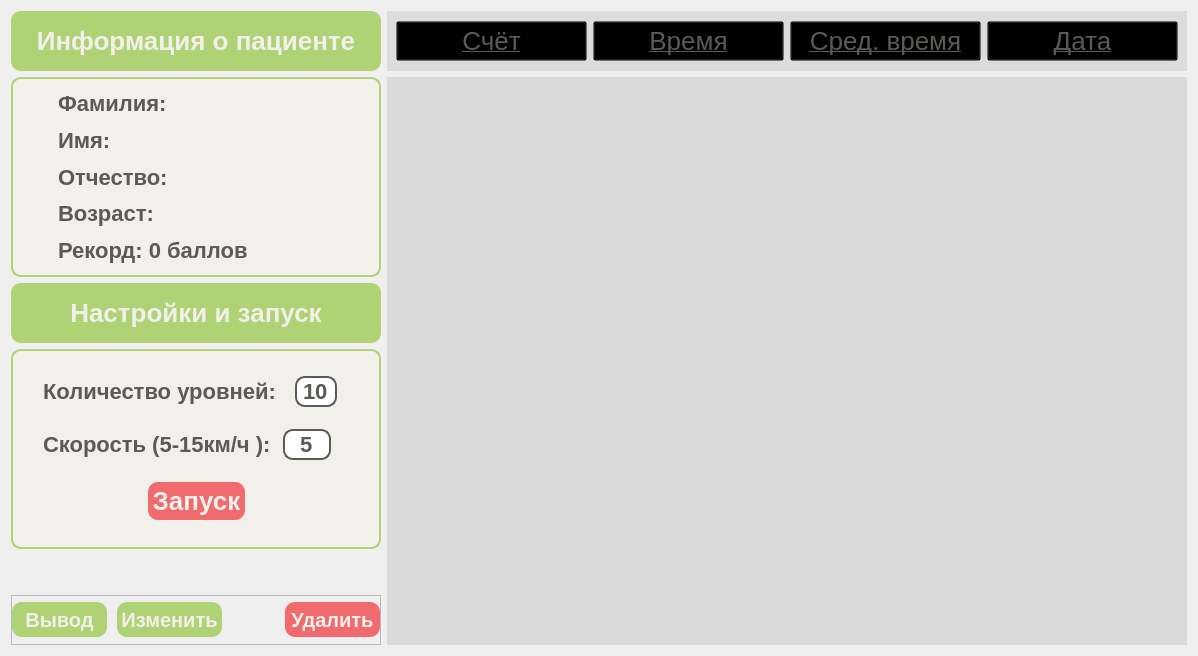
         <widget class="QWidget" name="page">
          <layout class="QHBoxLayout" name="horizontalLayout_7">
           <item>
            <layout class="QVBoxLayout" name="verticalLayout_4">
             <item>
              <widget class="QFrame" name="frame_4">
               <property name="minimumSize">
                <size>
                 <width>300</width>
                 <height>60</height>
                </size>
               </property>
               <property name="maximumSize">
                <size>
                 <width>370</width>
                 <height>60</height>
                </size>
               </property>
               <property name="styleSheet">
                <string notr="true">QFrame {
background-color: #afd275;
border: none;
border-radius: 10px;
}</string>
               </property>
               <property name="frameShape">
                <enum>QFrame::Shape::StyledPanel</enum>
               </property>
               <property name="frameShadow">
                <enum>QFrame::Shadow::Raised</enum>
               </property>
               <layout class="QHBoxLayout" name="horizontalLayout_4">
                <item>
                 <widget class="QLabel" name="label_2">
                  <property name="styleSheet">
                   <string notr="true">font-size: 26px;
font-weight: bold;
color: #f1f0eb;</string>
                  </property>
                  <property name="text">
                   <string>Информация о пациенте</string>
                  </property>
                  <property name="alignment">
                   <set>Qt::AlignmentFlag::AlignCenter</set>
                  </property>
                 </widget>
                </item>
               </layout>
              </widget>
             </item>
             <item>
              <widget class="QFrame" name="frame_2">
               <property name="minimumSize">
                <size>
                 <width>300</width>
                 <height>200</height>
                </size>
               </property>
               <property name="maximumSize">
                <size>
                 <width>370</width>
                 <height>200</height>
                </size>
               </property>
               <property name="styleSheet">
                <string notr="true">QFrame {
background-color: #f1f0eb;
border: 2px solid #afd275;
border-radius: 10px;
}</string>
               </property>
               <property name="frameShape">
                <enum>QFrame::Shape::StyledPanel</enum>
               </property>
               <property name="frameShadow">
                <enum>QFrame::Shadow::Raised</enum>
               </property>
               <layout class="QVBoxLayout" name="verticalLayout_2">
                <item>
                 <widget class="QLabel" name="label_info_ln">
                  <property name="styleSheet">
                   <string notr="true">font-size: 22px;
font-weight: bold;
color: #5b5a55;
border: none;
padding-left: 30px;</string>
                  </property>
                  <property name="text">
                   <string>Фамилия:</string>
                  </property>
                  <property name="alignment">
                   <set>Qt::AlignmentFlag::AlignLeading|Qt::AlignmentFlag::AlignLeft|Qt::AlignmentFlag::AlignVCenter</set>
                  </property>
                 </widget>
                </item>
                <item>
                 <widget class="QLabel" name="label_info_fn">
                  <property name="styleSheet">
                   <string notr="true">font-size: 22px;
font-weight: bold;
color: #5b5a55;
border: none;
padding-left: 30px;</string>
                  </property>
                  <property name="text">
                   <string>Имя:</string>
                  </property>
                  <property name="alignment">
                   <set>Qt::AlignmentFlag::AlignLeading|Qt::AlignmentFlag::AlignLeft|Qt::AlignmentFlag::AlignVCenter</set>
                  </property>
                 </widget>
                </item>
                <item>
                 <widget class="QLabel" name="label_info_acr">
                  <property name="styleSheet">
                   <string notr="true">font-size: 22px;
font-weight: bold;
color: #5b5a55;
border: none;
padding-left: 30px;</string>
                  </property>
                  <property name="text">
                   <string>Отчество:</string>
                  </property>
                  <property name="alignment">
                   <set>Qt::AlignmentFlag::AlignLeading|Qt::AlignmentFlag::AlignLeft|Qt::AlignmentFlag::AlignVCenter</set>
                  </property>
                 </widget>
                </item>
                <item>
                 <widget class="QLabel" name="label_info_age">
                  <property name="styleSheet">
                   <string notr="true">font-size: 22px;
font-weight: bold;
color: #5b5a55;
border: none;
padding-left: 30px;</string>
                  </property>
                  <property name="text">
                   <string>Возраст:</string>
                  </property>
                  <property name="alignment">
                   <set>Qt::AlignmentFlag::AlignLeading|Qt::AlignmentFlag::AlignLeft|Qt::AlignmentFlag::AlignVCenter</set>
                  </property>
                 </widget>
                </item>
                <item>
                 <widget class="QLabel" name="label_info_bs">
                  <property name="styleSheet">
                   <string notr="true">font-size: 22px;
font-weight: bold;
color: #5b5a55;
border: none;
padding-left: 30px;</string>
                  </property>
                  <property name="text">
                   <string>Рекорд: 0 баллов</string>
                  </property>
                  <property name="alignment">
                   <set>Qt::AlignmentFlag::AlignLeading|Qt::AlignmentFlag::AlignLeft|Qt::AlignmentFlag::AlignVCenter</set>
                  </property>
                 </widget>
                </item>
               </layout>
              </widget>
             </item>
             <item>
              <widget class="QFrame" name="frame_5">
               <property name="minimumSize">
                <size>
                 <width>300</width>
                 <height>60</height>
                </size>
               </property>
               <property name="maximumSize">
                <size>
                 <width>370</width>
                 <height>60</height>
                </size>
               </property>
               <property name="styleSheet">
                <string notr="true">QFrame {
background-color: #afd275;
border: none;
border-radius: 10px;
}</string>
               </property>
               <property name="frameShape">
                <enum>QFrame::Shape::StyledPanel</enum>
               </property>
               <property name="frameShadow">
                <enum>QFrame::Shadow::Raised</enum>
               </property>
               <layout class="QHBoxLayout" name="horizontalLayout_5">
                <item>
                 <widget class="QLabel" name="label_7">
                  <property name="styleSheet">
                   <string notr="true">font-size: 26px;
font-weight: bold;
color: #f1f0eb;</string>
                  </property>
                  <property name="text">
                   <string>Настройки и запуск</string>
                  </property>
                  <property name="alignment">
                   <set>Qt::AlignmentFlag::AlignCenter</set>
                  </property>
                 </widget>
                </item>
               </layout>
              </widget>
             </item>
             <item>
              <widget class="QFrame" name="frame_6">
               <property name="minimumSize">
                <size>
                 <width>300</width>
                 <height>200</height>
                </size>
               </property>
               <property name="maximumSize">
                <size>
                 <width>370</width>
                 <height>200</height>
                </size>
               </property>
               <property name="styleSheet">
                <string notr="true">QFrame {
background-color: #f1f0eb;
border: 2px solid #afd275;
border-radius: 10px;
}</string>
               </property>
               <property name="frameShape">
                <enum>QFrame::Shape::StyledPanel</enum>
               </property>
               <property name="frameShadow">
                <enum>QFrame::Shadow::Raised</enum>
               </property>
               <layout class="QVBoxLayout" name="verticalLayout_3">
                <item>
                 <layout class="QHBoxLayout" name="horizontalLayout_3">
                  <item>
                   <widget class="QLabel" name="label_8">
                    <property name="styleSheet">
                     <string notr="true">font-size: 22px;
font-weight: bold;
color: #5b5a55;
border: none;
margin-left: 15px;</string>
                    </property>
                    <property name="text">
                     <string>Количество уровней: </string>
                    </property>
                    <property name="alignment">
                     <set>Qt::AlignmentFlag::AlignLeading|Qt::AlignmentFlag::AlignLeft|Qt::AlignmentFlag::AlignVCenter</set>
                    </property>
                   </widget>
                  </item>
                  <item>
                   <widget class="QLineEdit" name="lineEdit">
                    <property name="maximumSize">
                     <size>
                      <width>50</width>
                      <height>16777215</height>
                     </size>
                    </property>
                    <property name="styleSheet">
                     <string notr="true">color: #5b5a55;
border: none;
font-size: 22px;
font-weight: bold;
border:2px solid #5b5a55;
border-radius: 10px</string>
                    </property>
                    <property name="inputMethodHints">
                     <set>Qt::InputMethodHint::ImhDigitsOnly|Qt::InputMethodHint::ImhNoTextHandles</set>
                    </property>
                    <property name="text">
                     <string>10</string>
                    </property>
                    <property name="maxLength">
                     <number>2</number>
                    </property>
                    <property name="alignment">
                     <set>Qt::AlignmentFlag::AlignCenter</set>
                    </property>
                    <property name="placeholderText">
                     <string> 10</string>
                    </property>
                   </widget>
                  </item>
                  <item>
                   <spacer name="horizontalSpacer_4">
                    <property name="orientation">
                     <enum>Qt::Orientation::Horizontal</enum>
                    </property>
                    <property name="sizeHint" stdset="0">
                     <size>
                      <width>40</width>
                      <height>20</height>
                     </size>
                    </property>
                   </spacer>
                  </item>
                 </layout>
                </item>
                <item>
                 <layout class="QHBoxLayout" name="horizontalLayout_9">
                  <item>
                   <widget class="QLabel" name="label_11">
                    <property name="styleSheet">
                     <string notr="true">font-size: 22px;
font-weight: bold;
color: #5b5a55;
border: none;
margin-left: 15px;</string>
                    </property>
                    <property name="text">
                     <string>Скорость (5-15км/ч ):</string>
                    </property>
                    <property name="alignment">
                     <set>Qt::AlignmentFlag::AlignLeading|Qt::AlignmentFlag::AlignLeft|Qt::AlignmentFlag::AlignVCenter</set>
                    </property>
                   </widget>
                  </item>
                  <item>
                   <widget class="QLineEdit" name="lineEdit_2">
                    <property name="maximumSize">
                     <size>
                      <width>50</width>
                      <height>16777215</height>
                     </size>
                    </property>
                    <property name="styleSheet">
                     <string notr="true">color: #5b5a55;
border: none;
font-size: 22px;
font-weight: bold;
border:2px solid #5b5a55;
border-radius: 10px</string>
                    </property>
                    <property name="inputMethodHints">
                     <set>Qt::InputMethodHint::ImhDigitsOnly|Qt::InputMethodHint::ImhNoTextHandles</set>
                    </property>
                    <property name="text">
                     <string>5</string>
                    </property>
                    <property name="maxLength">
                     <number>2</number>
                    </property>
                    <property name="alignment">
                     <set>Qt::AlignmentFlag::AlignCenter</set>
                    </property>
                    <property name="placeholderText">
                     <string>5</string>
                    </property>
                   </widget>
                  </item>
                  <item>
                   <spacer name="horizontalSpacer_5">
                    <property name="orientation">
                     <enum>Qt::Orientation::Horizontal</enum>
                    </property>
                    <property name="sizeHint" stdset="0">
                     <size>
                      <width>40</width>
                      <height>20</height>
                     </size>
                    </property>
                   </spacer>
                  </item>
                 </layout>
                </item>
                <item>
                 <layout class="QHBoxLayout" name="horizontalLayout_6">
                  <item>
                   <spacer name="horizontalSpacer_3">
                    <property name="orientation">
                     <enum>Qt::Orientation::Horizontal</enum>
                    </property>
                    <property name="sizeHint" stdset="0">
                     <size>
                      <width>40</width>
                      <height>20</height>
                     </size>
                    </property>
                   </spacer>
                  </item>
                  <item>
                   <widget class="QPushButton" name="btn_start">
                    <property name="minimumSize">
                     <size>
                      <width>95</width>
                      <height>0</height>
                     </size>
                    </property>
                    <property name="cursor">
                     <cursorShape>PointingHandCursor</cursorShape>
                    </property>
                    <property name="styleSheet">
                     <string notr="true">QPushButton {
padding: 4px;
background-color: #f16a6d;
font-size: 26px;
font-weight: bold;
border-radius: 10px;
color: #f1f0eb;
}

QPushButton:hover {
color: rgba(255,255,255, 90);
}</string>
                    </property>
                    <property name="text">
                     <string>Запуск</string>
                    </property>
                   </widget>
                  </item>
                  <item>
                   <spacer name="horizontalSpacer_2">
                    <property name="orientation">
                     <enum>Qt::Orientation::Horizontal</enum>
                    </property>
                    <property name="sizeHint" stdset="0">
                     <size>
                      <width>40</width>
                      <height>20</height>
                     </size>
                    </property>
                   </spacer>
                  </item>
                 </layout>
                </item>
               </layout>
              </widget>
             </item>
             <item>
              <spacer name="verticalSpacer_2">
               <property name="orientation">
                <enum>Qt::Orientation::Vertical</enum>
               </property>
               <property name="sizeHint" stdset="0">
                <size>
                 <width>20</width>
                 <height>40</height>
                </size>
               </property>
              </spacer>
             </item>
             <item>
              <widget class="QFrame" name="frame_8">
               <property name="minimumSize">
                <size>
                 <width>200</width>
                 <height>50</height>
                </size>
               </property>
               <property name="maximumSize">
                <size>
                 <width>370</width>
                 <height>16777215</height>
                </size>
               </property>
               <property name="frameShape">
                <enum>QFrame::Shape::StyledPanel</enum>
               </property>
               <property name="frameShadow">
                <enum>QFrame::Shadow::Raised</enum>
               </property>
               <layout class="QHBoxLayout" name="horizontalLayout_10">
                <property name="spacing">
                 <number>10</number>
                </property>
                <property name="leftMargin">
                 <number>0</number>
                </property>
                <property name="topMargin">
                 <number>0</number>
                </property>
                <property name="rightMargin">
                 <number>0</number>
                </property>
                <property name="bottomMargin">
                 <number>0</number>
                </property>
                <item>
                 <widget class="QPushButton" name="btn_export_table">
                  <property name="minimumSize">
                   <size>
                    <width>95</width>
                    <height>35</height>
                   </size>
                  </property>
                  <property name="cursor">
                   <cursorShape>PointingHandCursor</cursorShape>
                  </property>
                  <property name="styleSheet">
                   <string notr="true">QPushButton {
padding: 4px;
background-color:#afd275;
font-size: 20px;
font-weight: bold;
border-radius: 10px;
color: #f1f0eb;
}

QPushButton:hover {
color: rgba(255,255,255, 90);
}</string>
                  </property>
                  <property name="text">
                   <string>Вывод</string>
                  </property>
                 </widget>
                </item>
                <item>
                 <widget class="QPushButton" name="btn_refresh">
                  <property name="minimumSize">
                   <size>
                    <width>95</width>
                    <height>35</height>
                   </size>
                  </property>
                  <property name="cursor">
                   <cursorShape>PointingHandCursor</cursorShape>
                  </property>
                  <property name="styleSheet">
                   <string notr="true">QPushButton {
padding: 4px;
background-color: #afd275;
font-size: 20px;
font-weight: bold;
border-radius: 10px;
color: #f1f0eb;
}

QPushButton:hover {
color: rgba(255,255,255, 90);
}</string>
                  </property>
                  <property name="text">
                   <string>Изменить</string>
                  </property>
                 </widget>
                </item>
                <item>
                 <spacer name="horizontalSpacer_6">
                  <property name="orientation">
                   <enum>Qt::Orientation::Horizontal</enum>
                  </property>
                  <property name="sizeHint" stdset="0">
                   <size>
                    <width>40</width>
                    <height>20</height>
                   </size>
                  </property>
                 </spacer>
                </item>
                <item>
                 <widget class="QPushButton" name="btn_delete_user">
                  <property name="minimumSize">
                   <size>
                    <width>95</width>
                    <height>35</height>
                   </size>
                  </property>
                  <property name="cursor">
                   <cursorShape>PointingHandCursor</cursorShape>
                  </property>
                  <property name="styleSheet">
                   <string notr="true">QPushButton {
padding: 4px;
background-color: #f16a6d;
font-size: 20px;
font-weight: bold;
border-radius: 10px;
color: #f1f0eb;
}

QPushButton:hover {
color: rgba(255,255,255, 90);
}</string>
                  </property>
                  <property name="text">
                   <string>Удалить</string>
                  </property>
                 </widget>
                </item>
               </layout>
              </widget>
             </item>
            </layout>
           </item>
           <item>
            <layout class="QVBoxLayout" name="verticalLayout_7">
             <item>
              <widget class="QFrame" name="frame_7">
               <property name="minimumSize">
                <size>
                 <width>300</width>
                 <height>60</height>
                </size>
               </property>
               <property name="maximumSize">
                <size>
                 <width>16777215</width>
                 <height>60</height>
                </size>
               </property>
               <property name="styleSheet">
                <string notr="true">QFrame {
background-color:rgba(0, 0, 0, 0.08);
	border: none;;
}</string>
               </property>
               <property name="frameShape">
                <enum>QFrame::Shape::StyledPanel</enum>
               </property>
               <property name="frameShadow">
                <enum>QFrame::Shadow::Raised</enum>
               </property>
               <layout class="QHBoxLayout" name="horizontalLayout_11">
                <item>
                 <widget class="QPushButton" name="btn_score">
                  <property name="minimumSize">
                   <size>
                    <width>150</width>
                    <height>0</height>
                   </size>
                  </property>
                  <property name="maximumSize">
                   <size>
                    <width>16777215</width>
                    <height>16777215</height>
                   </size>
                  </property>
                  <property name="font">
                   <font>
                    <pointsize>-1</pointsize>
                    <underline>true</underline>
                   </font>
                  </property>
                  <property name="cursor">
                   <cursorShape>PointingHandCursor</cursorShape>
                  </property>
                  <property name="styleSheet">
                   <string notr="true">QPushButton {
padding: 4px;
font-size: 26px;
background-color: transparent;
color: #5b5a55;
}

QPushButton:hover {
color: #919089;
}</string>
                  </property>
                  <property name="text">
                   <string>Счёт</string>
                  </property>
                 </widget>
                </item>
                <item>
                 <widget class="QPushButton" name="btn_ftime">
                  <property name="minimumSize">
                   <size>
                    <width>150</width>
                    <height>0</height>
                   </size>
                  </property>
                  <property name="maximumSize">
                   <size>
                    <width>16777215</width>
                    <height>16777215</height>
                   </size>
                  </property>
                  <property name="font">
                   <font>
                    <pointsize>-1</pointsize>
                    <underline>true</underline>
                   </font>
                  </property>
                  <property name="cursor">
                   <cursorShape>PointingHandCursor</cursorShape>
                  </property>
                  <property name="styleSheet">
                   <string notr="true">QPushButton {
padding: 4px;
font-size: 26px;
background-color: transparent;
color: #5b5a55;
}

QPushButton:hover {
color: #919089;
}</string>
                  </property>
                  <property name="text">
                   <string>Время</string>
                  </property>
                 </widget>
                </item>
                <item>
                 <widget class="QPushButton" name="btn_mtime">
                  <property name="minimumSize">
                   <size>
                    <width>150</width>
                    <height>0</height>
                   </size>
                  </property>
                  <property name="maximumSize">
                   <size>
                    <width>16777215</width>
                    <height>16777215</height>
                   </size>
                  </property>
                  <property name="font">
                   <font>
                    <pointsize>-1</pointsize>
                    <underline>true</underline>
                   </font>
                  </property>
                  <property name="cursor">
                   <cursorShape>PointingHandCursor</cursorShape>
                  </property>
                  <property name="styleSheet">
                   <string notr="true">QPushButton {
padding: 4px;
font-size: 26px;
background-color: transparent;
color: #5b5a55;
}

QPushButton:hover {
color: #919089;
}</string>
                  </property>
                  <property name="text">
                   <string>Сред. время</string>
                  </property>
                 </widget>
                </item>
                <item>
                 <widget class="QPushButton" name="btn_data_score">
                  <property name="minimumSize">
                   <size>
                    <width>150</width>
                    <height>0</height>
                   </size>
                  </property>
                  <property name="maximumSize">
                   <size>
                    <width>16777215</width>
                    <height>16777215</height>
                   </size>
                  </property>
                  <property name="font">
                   <font>
                    <pointsize>-1</pointsize>
                    <underline>true</underline>
                   </font>
                  </property>
                  <property name="cursor">
                   <cursorShape>PointingHandCursor</cursorShape>
                  </property>
                  <property name="styleSheet">
                   <string notr="true">QPushButton {
padding: 4px;
background-color: transparent;
font-size: 26px;
color: #5b5a55;
}

QPushButton:hover {
color: #919089;
}</string>
                  </property>
                  <property name="text">
                   <string>Дата</string>
                  </property>
                 </widget>
                </item>
               </layout>
              </widget>
             </item>
             <item>
              <widget class="QScrollArea" name="scrollArea">
               <property name="minimumSize">
                <size>
                 <width>800</width>
                 <height>0</height>
                </size>
               </property>
               <property name="styleSheet">
                <string notr="true">QWidget {
	font-size: 20px;
	background-color:rgba(0, 0, 0, 0.05);
	border: none;
}

QScrollBar:vertical
    {
        background-color: transparent;
        width: 15px;
        margin: 15px 3px 15px 3px;
        border-radius: 4px;
    }

    QScrollBar::handle:vertical
    {
       background-color: rgba(71,74,79, 70);
        min-height: 5px;
        border-radius: 4px;
    }

    QScrollBar::sub-line:vertical
    {
        margin: 3px 0px 3px 0px;
        background-color: transparent;
        height: 10px;
        width: 10px;
        subcontrol-position: top;
        subcontrol-origin: margin;
    }

    QScrollBar::add-line:vertical
    {
        margin: 3px 0px 3px 0px;
        background-color: transparent;
        height: 10px;
        width: 10px;
        subcontrol-position: bottom;
        subcontrol-origin: margin;
    }

    QScrollBar::sub-line:vertical:hover,QScrollBar::sub-line:vertical:on
    {
        background-color: transparent;
        height: 10px;
        width: 10px;
        subcontrol-position: top;
        subcontrol-origin: margin;
    }

    QScrollBar::add-line:vertical:hover, QScrollBar::add-line:vertical:on
    {
        height: 10px;
        width: 10px;
        subcontrol-position: bottom;
        subcontrol-origin: margin;
    }

    QScrollBar::up-arrow:vertical, QScrollBar::down-arrow:vertical
    {
        background-color: transparent;
    }

    QScrollBar::add-page:vertical, QScrollBar::sub-page:vertical
    {
        background-color: transparent;
    }</string>
               </property>
               <property name="widgetResizable">
                <bool>true</bool>
               </property>
               <widget class="QWidget" name="scrollAreaWidgetContents">
                <property name="geometry">
                 <rect>
                  <x>0</x>
                  <y>0</y>
                  <width>800</width>
                  <height>543</height>
                 </rect>
                </property>
                <property name="styleSheet">
                 <string notr="true"/>
                </property>
                <layout class="QVBoxLayout" name="verticalLayout_6">
                 <item>
                  <spacer name="verticalSpacer">
                   <property name="orientation">
                    <enum>Qt::Orientation::Vertical</enum>
                   </property>
                   <property name="sizeHint" stdset="0">
                    <size>
                     <width>20</width>
                     <height>40</height>
                    </size>
                   </property>
                  </spacer>
                 </item>
                </layout>
               </widget>
              </widget>
             </item>
            </layout>
           </item>
          </layout>
         </widget>
